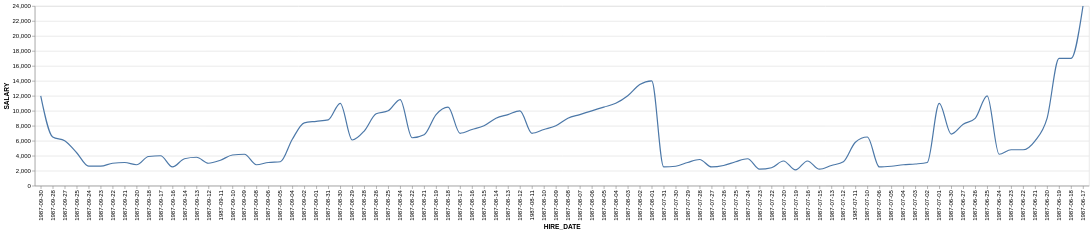

Express this chart as Vega-Lite.
### Vega-Lite specification from a JSON file in a GitHub repository (floating-point values rounded to 4 significant figures)
{"data": {"values": [{"x_data": "1987-09-30", "y_data": 12000}, {"x_data": "1987-09-28", "y_data": 6500}, {"x_data": "1987-09-27", "y_data": 6000}, {"x_data": "1987-09-25", "y_data": 4400}, {"x_data": "1987-09-24", "y_data": 2600}, {"x_data": "1987-09-23", "y_data": 2600}, {"x_data": "1987-09-22", "y_data": 3000}, {"x_data": "1987-09-21", "y_data": 3100}, {"x_data": "1987-09-20", "y_data": 2800}, {"x_data": "1987-09-18", "y_data": 3900}, {"x_data": "1987-09-17", "y_data": 4000}, {"x_data": "1987-09-16", "y_data": 2500}, {"x_data": "1987-09-14", "y_data": 3600}, {"x_data": "1987-09-13", "y_data": 3800}, {"x_data": "1987-09-12", "y_data": 3000}, {"x_data": "1987-09-11", "y_data": 3400}, {"x_data": "1987-09-10", "y_data": 4100}, {"x_data": "1987-09-09", "y_data": 4200}, {"x_data": "1987-09-08", "y_data": 2800}, {"x_data": "1987-09-06", "y_data": 3100}, {"x_data": "1987-09-05", "y_data": 3200}, {"x_data": "1987-09-04", "y_data": 6200}, {"x_data": "1987-09-02", "y_data": 8400}, {"x_data": "1987-09-01", "y_data": 8600}, {"x_data": "1987-08-31", "y_data": 8800}, {"x_data": "1987-08-30", "y_data": 11000}, {"x_data": "1987-08-29", "y_data": 6100}, {"x_data": "1987-08-28", "y_data": 7300}, {"x_data": "1987-08-26", "y_data": 9600}, {"x_data": "1987-08-25", "y_data": 10000}, {"x_data": "1987-08-24", "y_data": 11500}, {"x_data": "1987-08-22", "y_data": 6400}, {"x_data": "1987-08-21", "y_data": 6800}, {"x_data": "1987-08-19", "y_data": 9500}, {"x_data": "1987-08-18", "y_data": 10500}, {"x_data": "1987-08-17", "y_data": 7000}, {"x_data": "1987-08-16", "y_data": 7500}, {"x_data": "1987-08-15", "y_data": 8000}, {"x_data": "1987-08-14", "y_data": 9000}, {"x_data": "1987-08-13", "y_data": 9500}, {"x_data": "1987-08-12", "y_data": 10000}, {"x_data": "1987-08-11", "y_data": 7000}, {"x_data": "1987-08-10", "y_data": 7500}, {"x_data": "1987-08-09", "y_data": 8000}, {"x_data": "1987-08-08", "y_data": 9000}, {"x_data": "1987-08-07", "y_data": 9500}, {"x_data": "1987-08-06", "y_data": 10000}, {"x_data": "1987-08-05", "y_data": 10500}, {"x_data": "1987-08-04", "y_data": 11000}, {"x_data": "1987-08-03", "y_data": 12000}, {"x_data": "1987-08-02", "y_data": 13500}, {"x_data": "1987-08-01", "y_data": 14000}, {"x_data": "1987-07-31", "y_data": 2500}, {"x_data": "1987-07-30", "y_data": 2600}, {"x_data": "1987-07-29", "y_data": 3100}, {"x_data": "1987-07-28", "y_data": 3500}, {"x_data": "1987-07-27", "y_data": 2500}, {"x_data": "1987-07-26", "y_data": 2700}, {"x_data": "1987-07-25", "y_data": 3200}, {"x_data": "1987-07-24", "y_data": 3600}, {"x_data": "1987-07-23", "y_data": 2200}, {"x_data": "1987-07-22", "y_data": 2400}, {"x_data": "1987-07-20", "y_data": 3300}, {"x_data": "1987-07-19", "y_data": 2100}, {"x_data": "1987-07-16", "y_data": 3300}, {"x_data": "1987-07-15", "y_data": 2200}, {"x_data": "1987-07-13", "y_data": 2700}, {"x_data": "1987-07-12", "y_data": 3200}, {"x_data": "1987-07-11", "y_data": 5800}, {"x_data": "1987-07-10", "y_data": 6500}, {"x_data": "1987-07-06", "y_data": 2500}, {"x_data": "1987-07-05", "y_data": 2600}, {"x_data": "1987-07-04", "y_data": 2800}, {"x_data": "1987-07-03", "y_data": 2900}, {"x_data": "1987-07-02", "y_data": 3100}, {"x_data": "1987-07-01", "y_data": 11000}, {"x_data": "1987-06-30", "y_data": 6900}, {"x_data": "1987-06-27", "y_data": 8200}, {"x_data": "1987-06-26", "y_data": 9000}, {"x_data": "1987-06-25", "y_data": 12000}, {"x_data": "1987-06-24", "y_data": 4200}, {"x_data": "1987-06-23", "y_data": 4800}, {"x_data": "1987-06-22", "y_data": 4800}, {"x_data": "1987-06-21", "y_data": 6000}, {"x_data": "1987-06-20", "y_data": 9000}, {"x_data": "1987-06-19", "y_data": 17000}, {"x_data": "1987-06-18", "y_data": 17000}, {"x_data": "1987-06-17", "y_data": 24000}]}, "mark": {"type": "line", "interpolate": "monotone"}, "encoding": {"x": {"field": "x_data", "type": "nominal", "title": "HIRE_DATE", "sort": "descending"}, "y": {"field": "y_data", "type": "quantitative", "title": "SALARY"}}}
